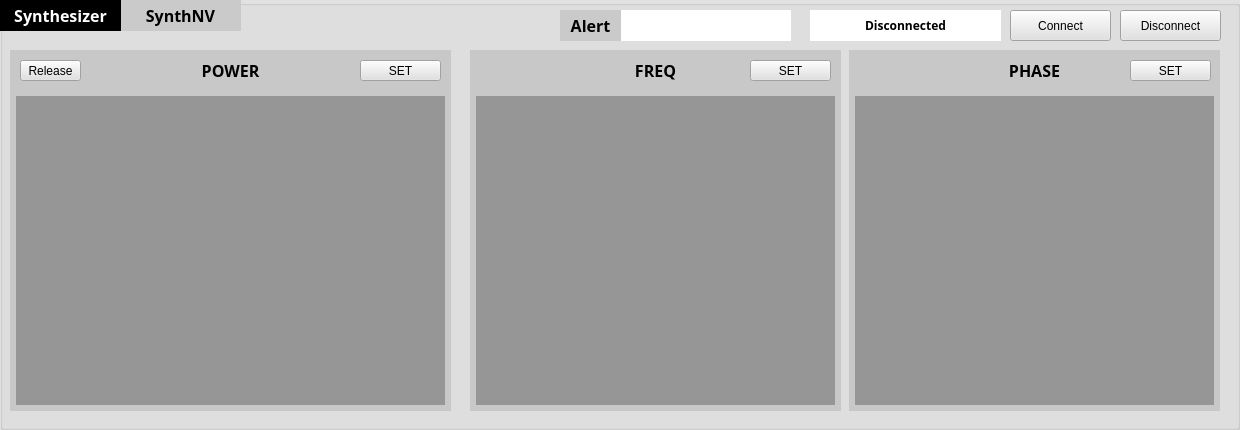
<?xml version="1.0" encoding="UTF-8"?>
<ui version="4.0">
 <class>Form</class>
 <widget class="QWidget" name="Form">
  <property name="geometry">
   <rect>
    <x>0</x>
    <y>0</y>
    <width>1240</width>
    <height>430</height>
   </rect>
  </property>
  <property name="minimumSize">
   <size>
    <width>1240</width>
    <height>430</height>
   </size>
  </property>
  <property name="maximumSize">
   <size>
    <width>1240</width>
    <height>430</height>
   </size>
  </property>
  <property name="windowTitle">
   <string>Form</string>
  </property>
  <widget class="QGroupBox" name="SYNTH">
   <property name="geometry">
    <rect>
     <x>0</x>
     <y>0</y>
     <width>1240</width>
     <height>430</height>
    </rect>
   </property>
   <property name="minimumSize">
    <size>
     <width>1150</width>
     <height>430</height>
    </size>
   </property>
   <property name="maximumSize">
    <size>
     <width>1240</width>
     <height>430</height>
    </size>
   </property>
   <property name="font">
    <font>
     <family>Arial Black</family>
     <pointsize>14</pointsize>
     <weight>75</weight>
     <bold>true</bold>
    </font>
   </property>
   <property name="styleSheet">
    <string notr="true">background-color:rgb(225, 225, 225);
border-width:0px;</string>
   </property>
   <property name="title">
    <string/>
   </property>
   <widget class="QLabel" name="LBL_DEV">
    <property name="geometry">
     <rect>
      <x>120</x>
      <y>0</y>
      <width>121</width>
      <height>31</height>
     </rect>
    </property>
    <property name="font">
     <font>
      <family>Arial Black</family>
      <pointsize>12</pointsize>
      <weight>75</weight>
      <bold>true</bold>
     </font>
    </property>
    <property name="styleSheet">
     <string notr="true">background-color:rgb(202, 202, 202)</string>
    </property>
    <property name="text">
     <string>SynthNV</string>
    </property>
    <property name="alignment">
     <set>Qt::AlignCenter</set>
    </property>
   </widget>
   <widget class="QLabel" name="LBL_SYN">
    <property name="geometry">
     <rect>
      <x>0</x>
      <y>0</y>
      <width>121</width>
      <height>31</height>
     </rect>
    </property>
    <property name="font">
     <font>
      <family>Arial Black</family>
      <pointsize>12</pointsize>
      <weight>75</weight>
      <bold>true</bold>
     </font>
    </property>
    <property name="styleSheet">
     <string notr="true">background-color:rgb(0,0,0);
color:rgb(255,255,255)</string>
    </property>
    <property name="text">
     <string>Synthesizer</string>
    </property>
    <property name="alignment">
     <set>Qt::AlignCenter</set>
    </property>
   </widget>
   <widget class="QLabel" name="LBL_PWR">
    <property name="geometry">
     <rect>
      <x>10</x>
      <y>50</y>
      <width>441</width>
      <height>41</height>
     </rect>
    </property>
    <property name="font">
     <font>
      <family>Arial Black</family>
      <pointsize>12</pointsize>
      <weight>75</weight>
      <bold>true</bold>
     </font>
    </property>
    <property name="styleSheet">
     <string notr="true">background-color:rgb(200, 200, 200)</string>
    </property>
    <property name="text">
     <string>POWER</string>
    </property>
    <property name="alignment">
     <set>Qt::AlignCenter</set>
    </property>
   </widget>
   <widget class="QScrollArea" name="PWR_LIST">
    <property name="geometry">
     <rect>
      <x>10</x>
      <y>90</y>
      <width>441</width>
      <height>321</height>
     </rect>
    </property>
    <property name="styleSheet">
     <string notr="true">background-color:rgb(150,150,150);
border-style: solid;
border-color:rgb(200,200,200);
border-width: 3px;</string>
    </property>
    <property name="widgetResizable">
     <bool>true</bool>
    </property>
    <widget class="QWidget" name="scrollAreaWidgetContents">
     <property name="geometry">
      <rect>
       <x>0</x>
       <y>0</y>
       <width>435</width>
       <height>315</height>
      </rect>
     </property>
    </widget>
   </widget>
   <widget class="QLabel" name="LBL_FREQ">
    <property name="geometry">
     <rect>
      <x>470</x>
      <y>50</y>
      <width>371</width>
      <height>41</height>
     </rect>
    </property>
    <property name="font">
     <font>
      <family>Arial Black</family>
      <pointsize>12</pointsize>
      <weight>75</weight>
      <bold>true</bold>
     </font>
    </property>
    <property name="styleSheet">
     <string notr="true">background-color:rgb(200, 200, 200)</string>
    </property>
    <property name="text">
     <string>FREQ</string>
    </property>
    <property name="alignment">
     <set>Qt::AlignCenter</set>
    </property>
   </widget>
   <widget class="QScrollArea" name="FREQ_LIST">
    <property name="geometry">
     <rect>
      <x>470</x>
      <y>90</y>
      <width>371</width>
      <height>321</height>
     </rect>
    </property>
    <property name="styleSheet">
     <string notr="true">background-color:rgb(150,150,150);
border-style: solid;
border-color:rgb(200,200,200);
border-width: 3px;</string>
    </property>
    <property name="widgetResizable">
     <bool>true</bool>
    </property>
    <widget class="QWidget" name="scrollAreaWidgetContents_2">
     <property name="geometry">
      <rect>
       <x>0</x>
       <y>0</y>
       <width>365</width>
       <height>315</height>
      </rect>
     </property>
    </widget>
   </widget>
   <widget class="QScrollArea" name="PHASE_LIST">
    <property name="geometry">
     <rect>
      <x>849</x>
      <y>90</y>
      <width>371</width>
      <height>321</height>
     </rect>
    </property>
    <property name="styleSheet">
     <string notr="true">background-color:rgb(150,150,150);
border-style: solid;
border-color:rgb(200,200,200);
border-width: 3px;</string>
    </property>
    <property name="widgetResizable">
     <bool>true</bool>
    </property>
    <widget class="QWidget" name="scrollAreaWidgetContents_4">
     <property name="geometry">
      <rect>
       <x>0</x>
       <y>0</y>
       <width>365</width>
       <height>315</height>
      </rect>
     </property>
    </widget>
   </widget>
   <widget class="QLabel" name="LBL_PHASE">
    <property name="geometry">
     <rect>
      <x>849</x>
      <y>50</y>
      <width>371</width>
      <height>41</height>
     </rect>
    </property>
    <property name="font">
     <font>
      <family>Arial Black</family>
      <pointsize>12</pointsize>
      <weight>75</weight>
      <bold>true</bold>
     </font>
    </property>
    <property name="styleSheet">
     <string notr="true">background-color:rgb(200, 200, 200)</string>
    </property>
    <property name="text">
     <string>PHASE</string>
    </property>
    <property name="alignment">
     <set>Qt::AlignCenter</set>
    </property>
   </widget>
   <widget class="QPushButton" name="BTN_CONN">
    <property name="geometry">
     <rect>
      <x>1010</x>
      <y>10</y>
      <width>101</width>
      <height>31</height>
     </rect>
    </property>
    <property name="text">
     <string>Connect</string>
    </property>
   </widget>
   <widget class="QLabel" name="LBL_STATUS">
    <property name="geometry">
     <rect>
      <x>810</x>
      <y>10</y>
      <width>191</width>
      <height>31</height>
     </rect>
    </property>
    <property name="font">
     <font>
      <family>Arial Black</family>
      <weight>75</weight>
      <bold>true</bold>
     </font>
    </property>
    <property name="styleSheet">
     <string notr="true">background-color:rgb(255,255,255)</string>
    </property>
    <property name="text">
     <string>Disconnected</string>
    </property>
    <property name="alignment">
     <set>Qt::AlignCenter</set>
    </property>
   </widget>
   <widget class="QPushButton" name="SET_PWR">
    <property name="geometry">
     <rect>
      <x>360</x>
      <y>60</y>
      <width>81</width>
      <height>21</height>
     </rect>
    </property>
    <property name="text">
     <string>SET</string>
    </property>
   </widget>
   <widget class="QPushButton" name="SET_FREQ">
    <property name="geometry">
     <rect>
      <x>750</x>
      <y>60</y>
      <width>81</width>
      <height>21</height>
     </rect>
    </property>
    <property name="text">
     <string>SET</string>
    </property>
   </widget>
   <widget class="QPushButton" name="SET_PHASE">
    <property name="geometry">
     <rect>
      <x>1130</x>
      <y>60</y>
      <width>81</width>
      <height>21</height>
     </rect>
    </property>
    <property name="text">
     <string>SET</string>
    </property>
   </widget>
   <widget class="QPushButton" name="BTN_DISCONN">
    <property name="geometry">
     <rect>
      <x>1120</x>
      <y>10</y>
      <width>101</width>
      <height>31</height>
     </rect>
    </property>
    <property name="text">
     <string>Disconnect</string>
    </property>
   </widget>
   <widget class="QPushButton" name="BTN_REL">
    <property name="geometry">
     <rect>
      <x>20</x>
      <y>60</y>
      <width>61</width>
      <height>21</height>
     </rect>
    </property>
    <property name="text">
     <string>Release</string>
    </property>
   </widget>
   <widget class="QLabel" name="LBL_RELEASE">
    <property name="geometry">
     <rect>
      <x>620</x>
      <y>10</y>
      <width>171</width>
      <height>31</height>
     </rect>
    </property>
    <property name="font">
     <font>
      <family>Arial Black</family>
      <weight>75</weight>
      <bold>true</bold>
     </font>
    </property>
    <property name="styleSheet">
     <string notr="true">background-color:rgb(255,255,255)</string>
    </property>
    <property name="text">
     <string/>
    </property>
    <property name="alignment">
     <set>Qt::AlignCenter</set>
    </property>
   </widget>
   <widget class="QLabel" name="LBL_ALERT">
    <property name="geometry">
     <rect>
      <x>560</x>
      <y>10</y>
      <width>61</width>
      <height>31</height>
     </rect>
    </property>
    <property name="font">
     <font>
      <family>Arial Black</family>
      <pointsize>12</pointsize>
      <weight>75</weight>
      <bold>true</bold>
     </font>
    </property>
    <property name="styleSheet">
     <string notr="true">background-color:rgb(202, 202, 202)</string>
    </property>
    <property name="text">
     <string>Alert</string>
    </property>
    <property name="alignment">
     <set>Qt::AlignCenter</set>
    </property>
   </widget>
  </widget>
 </widget>
 <resources/>
 <connections/>
 <slots>
  <slot>_btn_interaction()</slot>
 </slots>
</ui>
